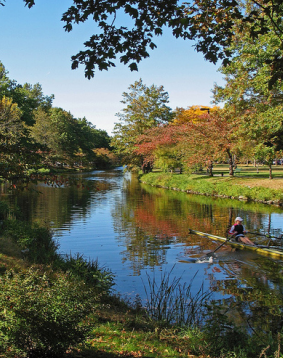
#> input picture Seam Carving/test.png, 283 x 358 px
$ python -i SeamCarving.py   (imports and definitions only)
#> lines starting #> are read from the running program, lines starting #| are printed output that depends on the picture
#> further down, picture is the input picture: shape (358, 283, 3); mean B, G, R 89.6, 104.8, 96.7
import numpy as np
from scipy import signal
import cv2
import time


def ImEnergy(Image):
    kernely = np.array([[1,2,1],[0,0,0],[-1,-2,-1]])
    kernelx = np.array([[1,0,-1],[2,0,-2],[1,0,-1]])

    b, g, r = cv2.split(Image)
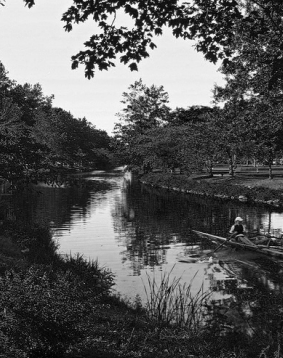
#> b: shape (358, 283); min 1, max 252, mean 89.6
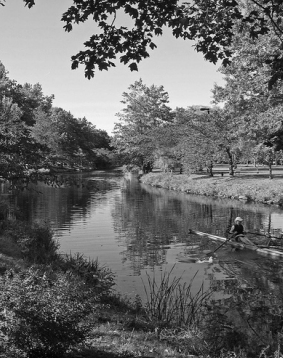
#> g: shape (358, 283); min 2, max 251, mean 104.8
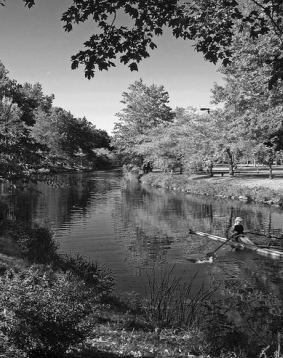
#> r: shape (358, 283); min 2, max 249, mean 96.7

    b_gradx   = signal.convolve2d(b, kernelx, mode='same')
    b_grady   = signal.convolve2d(b, kernely, mode='same')
    b_energy  = abs(b_gradx) + abs(b_grady)
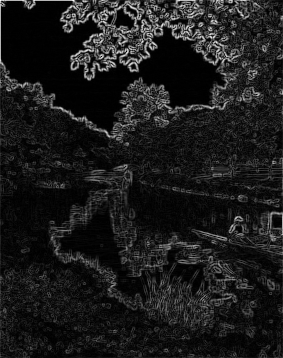
#> b_energy: shape (358, 283) int64; min 0, max 1324, mean 143.8; drawn with min black and max white

    g_gradx   = signal.convolve2d(g, kernelx, mode='same')
    g_grady   = signal.convolve2d(g, kernely, mode='same')
    g_energy  = abs(g_gradx) + abs(g_grady)

    r_gradx   = signal.convolve2d(r, kernelx, mode='same')
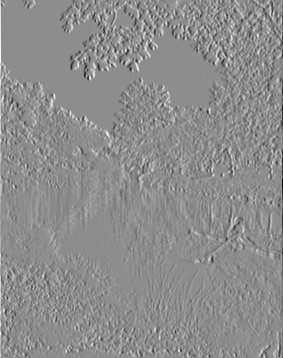
#> r_gradx: shape (358, 283) int64; min -873, max 699, mean -0.1; drawn with min black and max white
    r_grady   = signal.convolve2d(r, kernely, mode='same')
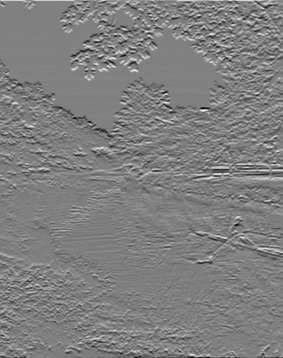
#> r_grady: shape (358, 283) int64; min -757, max 754, mean -0.3; drawn with min black and max white
    r_energy  = abs(r_gradx) + abs(r_grady)
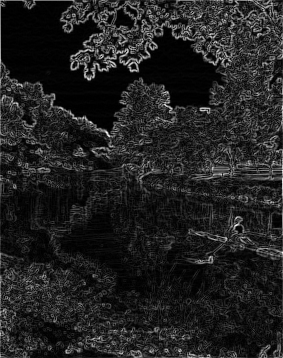
#> r_energy: shape (358, 283) int64; min 0, max 1044, mean 139.5; drawn with min black and max white

    return b_energy + g_energy + r_energy


# [99 lines left out: functions CumulativeEnergy, SeamFinder, SeamRemoval, SeamCarver, SeamViz, not called in this run]
#    cv2.destroyAllWindows()


>>> import cv2
>>> picture = cv2.imread('test.png')
>>> result = ImEnergy(picture)
